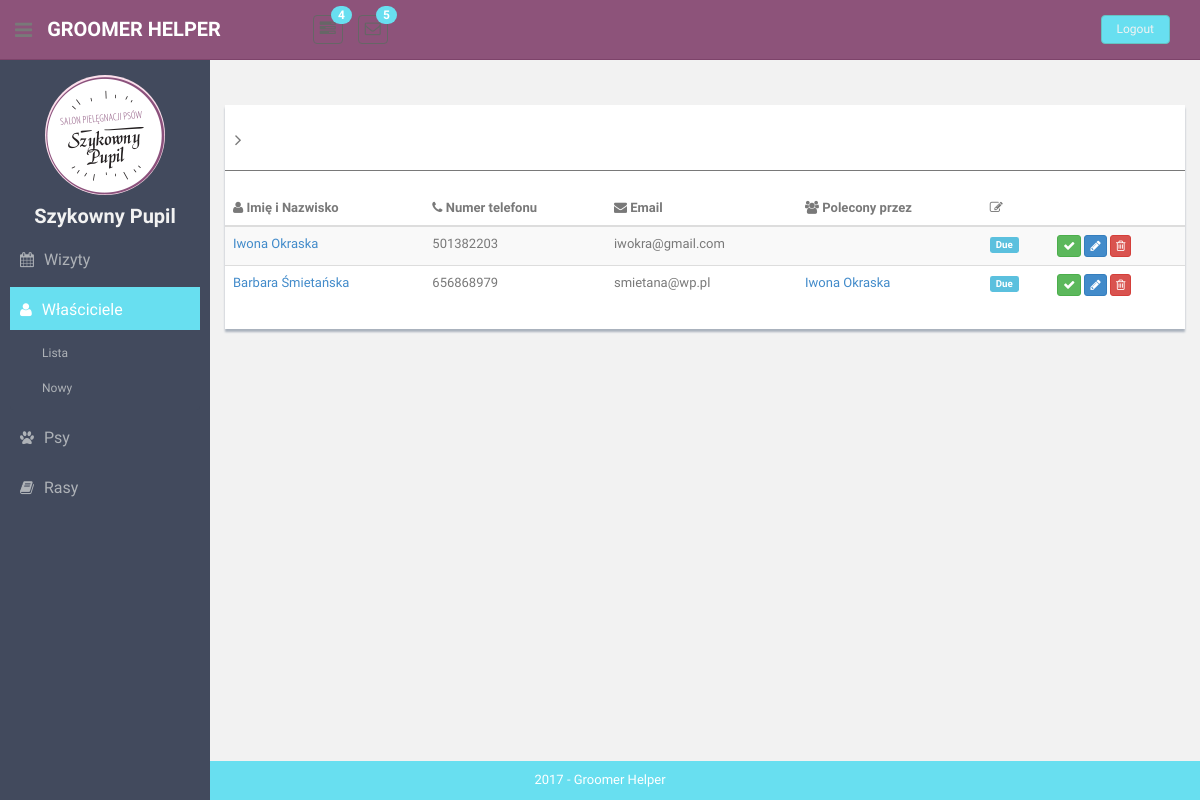
The app's page /owners/ with its own data.
### owners/models.py (models this page shows)
class Owner(models.Model):
    full_name = models.TextField(max_length=100, blank=True, null=True)
    phone_number = models.TextField(max_length=20, blank=False, null=False)
    email = models.EmailField(max_length=100, blank=True, null=True)
    location = models.TextField(max_length=200, blank=True, null=True)
    recommended_by = models.ForeignKey('Owner', null=True, on_delete=models.CASCADE)
    def __str__(self):
        return "".join(self.full_name)

### owners/views.py (the view)
# urls.py: path('', views.OwnerListView.as_view(), name='owners-list'),
class OwnerListView(ListView):
    template_name = "owners/list.html"
    model = Owner
    def get_context_data(self, **kwargs):
        context = super().get_context_data(**kwargs)
        context['owners'] = Owner.objects.all()
        return context

### templatetags/templatetags/my_templatetags.py (called while the page is built)
@register.simple_tag(takes_context=True)
def active(context, pattern_or_urlname):
    try:
        pattern = '^' + reverse(pattern_or_urlname)
    except NoReverseMatch:
        pattern = pattern_or_urlname
    path = context['request'].path
    if re.search(pattern, path):
        return 'active'
    return ''

### templates/owners/list.html
{% extends 'list.html' %}
{% block table-headers %}
    <th><i class="fa fa-user"></i> Imię i Nazwisko</th>
    <th><i class="fa fa-phone"></i> Numer telefonu</th>
    <th><i class="fa fa-envelope"></i> Email</th>
    <th><i class="fa fa-users"></i> Polecony przez</th>
    <th><i class=" fa fa-edit"></i></th>
    <th></th>
{% endblock %}
{% block table-rows %}
    {% for owner in owners %}
        <tr>
            <td><a href="/owners/{{ owner.id }}">{{ owner.full_name }}</a></td>
            <td>{{ owner.phone_number }}</td>
            <td>{{ owner.email }}</td>
            <td>
                {% if owner.recommended_by is not None %}
                <a href="/owners/{{ owner.recommended_by.id }}">
                    {{ owner.recommended_by }}
                </a>
                 {% endif %}
            </td>
            <td><span class="label label-info label-mini">Due</span></td>
            <td>
                <button class="btn btn-success btn-xs"><i class="fa fa-check"></i></button>
                <button class="btn btn-primary btn-xs"><i class="fa fa-pencil"></i></button>
                <button class="btn btn-danger btn-xs"><i class="fa fa-trash-o "></i></button>
            </td>
        </tr>
    {% endfor %}
{% endblock %}

### static/css/style.css (style rules this page uses)
a, a:hover, a:focus { text-decoration: none; outline: none; }

### records on screen
Owner: full_name "Iwona Okraska", phone_number "501382203", email "iwokra@gmail.com"
Owner: full_name "Barbara Śmietańska", phone_number "656868979", email "smietana@wp.pl", recommended_by "Iwona Okraska"
